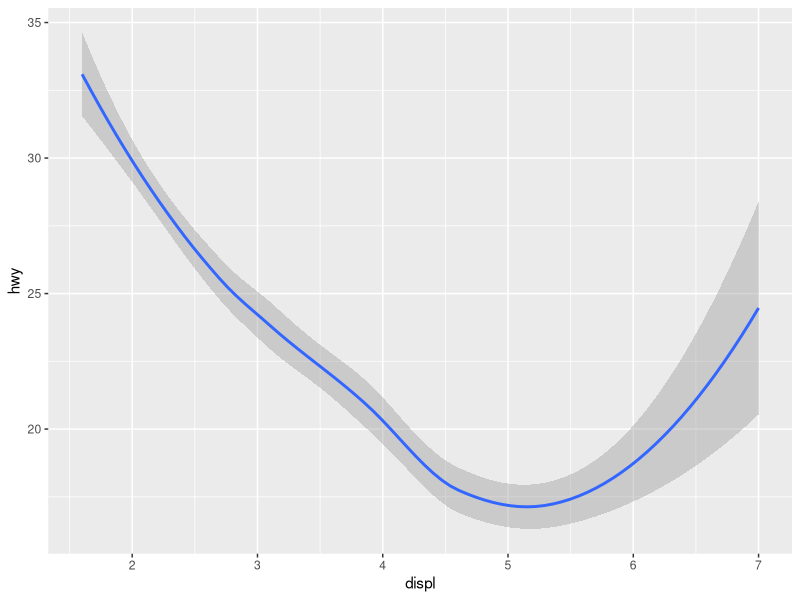
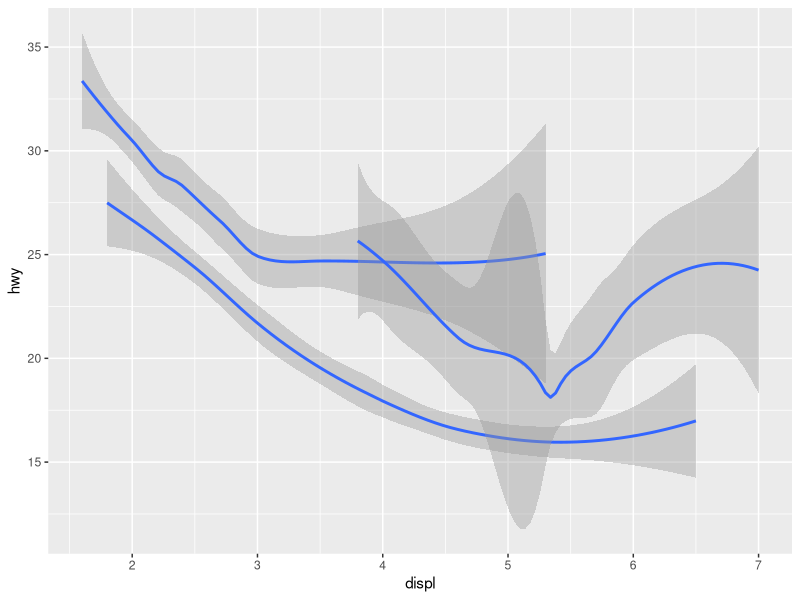
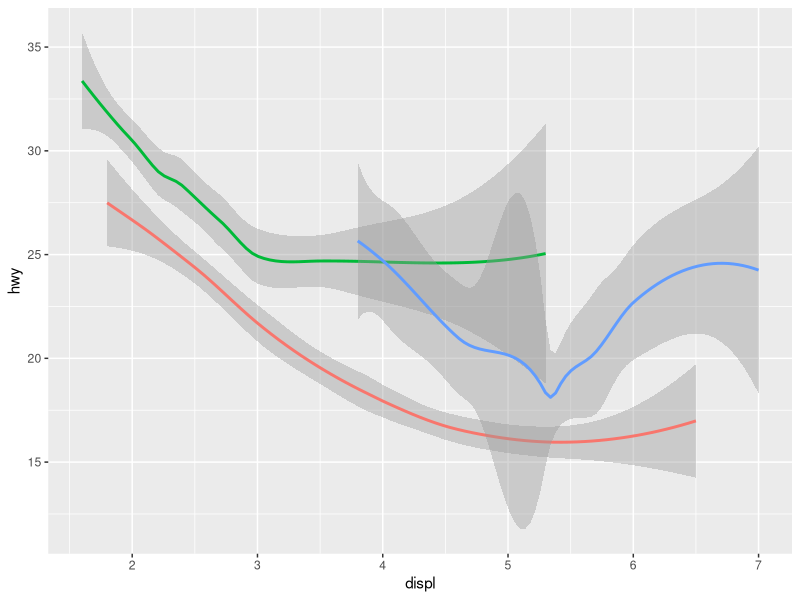

These figures' R source, in order:
# importing libraries
library(tidyverse)
library(ggplot2)

# importing data
mpg = ggplot2::mpg

# multiple plots (3 plots)
ggplot(data = mpg) +
  geom_smooth(mapping = aes(x = displ, y = hwy))

ggplot(data = mpg) +
  geom_smooth(mapping = aes(x = displ, y = hwy, group = drv))

ggplot(data = mpg) +
  geom_smooth(
    mapping = aes(x = displ, y = hwy, color = drv),
    show.legend = FALSE
  )